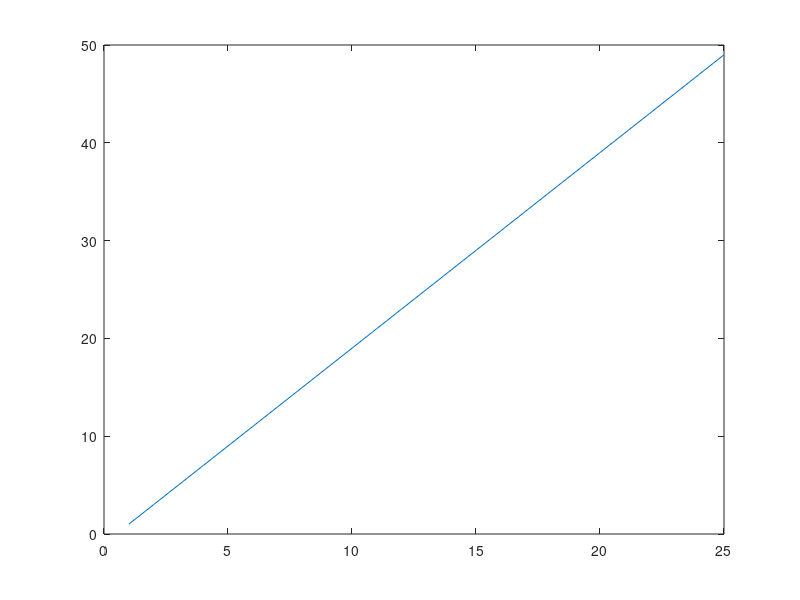

Recreate this plot in MATLAB. (Note: this script raises an error after producing the figure.)
%% A quick introduction to MATLAB for image analysis.

% If you are on a Red Hat machine, MATLAB can be launched by the command
% 'matlab' (without the quotes) at the command prompt. In Windows
% there should be a MATLAB icon in the start-menu or on the desktop.

% To get started: Type F1 and click 'Getting Started'.

%% A 'double comment' like this creates what MATLAB refers to as a block.

% Make a folder named 'INF4300' and set this as the 'current directory'
% using the UI or using the MATLAB-function 'cd'.

% When using the CD function and to use MATLAB more efficiently,
% the autocompletion is often handy. Activate it by hitting 'Tab'.

% Save a copy of this file in that folder, and open it in MATLAB.

% To run a part of the code, select the code and hit F9.

% To run the selected block (the block with the caret), hit 'Ctrl+Enter'.

% To run an entire file, you can:
%  - type the name of the file, e.g. 'intro', at the command prompt, or
%  - select the file and hit F9, or
%  - open the file and hit F5.

%% 1. Matrices

% The matrix | 1 0 0 |
%            | 0 1 0 |
%            | 0 0 1 |
% may be created like this:
someMatrix = [1 0 0 ; 0 1 0 ; 0 0 1]
% e.g. [row1 ; row2 ; ... ; rowM], where a row can be defined as
% [number1 number2 ... numberN] or [number1, number2, ..., numberN]

% MATLAB comes built-in with function for many common operations,
% for the case above we could have typed:
someMatrix = diag([1 1 1])

% If you wonder how a function/operator works, type 'help <function name>'
% or for (a sometimes more thorough) description in a separate window,
% type 'doc <function name>'

% MATLAB matrices are dynamic objects, meaning one need not know the exact
% size of a matrix in advance. Initially a simple matrix can be made, and
% and later rows or colums may be added or removed. If, however, the size
% is known in advance and the matrix is large, it is wise to preallocate
% memory for the matrix before you start using it. This may greatly improve
% performance.

% E.g. allocate memory for 100*100 matrix and fill it with 1's:
big_1 = ones(100); %<-- Terminating a line with ';' will suppress output.

% Or, allocate a 50*40*3 matrix and fill it with 0's:
big_0 = zeros([50 40 3]);

% A vector can be created using the '<from>:<step>:<to>' syntax:
steg1 = 1:2:50;

% The <step> is optional. If omitted the step defaults to 1:
steg2 = 1:50;

% The standard plotting function is PLOT, e.g.:
plot(steg1);
% An alternative is STEM. Look up how it works using 'help stem'.

% Extracting a value, or a series of values, from a matrix is easily
% achieved like this:
mat = [1 7 4 ; 3 4 5]
mat(2,1) % retrives the '3'. NOTE: The first index is 1 in MATLAB!

% MATLAB lays out a column at a time in memory, hence the value '7' can
% either be retrieved using linear index:
mat(3)
% or using (row,column)-index:
mat(1,2)

% A range of elements may be using the <from>:<to> syntax:
mat(1:2,1)     % First column
mat(1:end,1)   % The same, since n = 2
mat(:,1)       % The same, : is here 'all rows'

% We can use the same syntax to set a range of elements:
mat(1:2,1:2) = 0

% Note that a matrix can be stored in various formats, e.g. UINT8, INT8 or
% DOUBLE. They all have their conversion functions, see e.g. 'help uint8'.
% If your result looks fishy, and you have a hard time figuring out why,
% a type conversion (of lack of one) may be the reason!

%% 2. Matrix operations

mat1 = [2 3; 5 7];
mat2 = [4 5; 1 9];

% Elementwise addition and subtraction.
mat1 + mat2
mat1 - mat2

% Transpose.
mat1.'
% Complex conjugate transpose (same as transpose when the matrix is real).
mat1'

% Multiplication, division and power.
mat1 * mat2
mat1 / mat2
mat1^2

% Elementwise multiplication, division and power
% (add '.' in front of the operator).
mat1 .* mat2
mat1 ./ mat2
mat1 .^ mat2

%% 3. Control structures

% While and for loops.
% Can often be used instead of matrix operations, but tend to lead to a
% slightly inferior perfomance, especially in older versions of MATLAB.
%
% For some tips on how to write fast MATLAB-code:
% http://www.mathworks.com/matlabcentral/fileexchange/loadFile.do?objectId=5685
%
% The reason for introducing performance-tips already is because we will be
% storing images as matrices, and these tend to be large. If we also
% consider that the algorithms we use are computationally intensive,
% writing somewhat optimised code is often worth the extra effort.

% E.g. can this simple loop:
A = zeros(1,100);
for i = 100
    A(i) = 2;
end
% be replaced by a single and more efficient command:
A = ones(1,100) * 2;

% And why write:
for i = 1:100
    for j = 1:100
        stor_1(i,j) = i^2; % MATLAB warning: consider preallocating for speed
    end
end
% when you can do this:
big_1_temp = repmat((1:100)'.^2, 1,100);
% or alternatively:
big_1_temp2 = (1:100)'.^2 * ones(1,100);

% Note:
% If you are not used to 'doing everything with vectors', you'll likely
% want to use loops far more often than you need to. When you get the hang
% of it, typing vector-code is faster and often less error-prone than the
% loop-equivalents, but loops offer better flexibility.
 
% As always, add lots of COMMENTS, especially for complex one-liners!

% Logical structures: if-elseif-else. Which number is displayed?
if -1
    1
elseif -2
    2
else 
    3
end

% Logical structures: switch-case.
var = 't';
switch var
    case 't'
        1
    case 2
        2
end

%% 4. The FIND function - see 'help find'

% A very handy method, but may initially seem a bit tricky.

% Example: Find elements which are equal to 4.
M = [1 2 3 ; 4 4 5 ; 0 0 2]
M == 4                 % a logical map
I = find(M == 4)       % the linear indices
[II, J] = find(M == 4) % the (row,column)-indices
M(M == 4) = 3          % change them to 3
M(I) = 4               % and back to 4


%% 5. Images

% Open a couple of images.
img1 = imread('football.jpg');
img2 = imread('coins.png');

% Display the first image.
imshow(img1)

% Display the second image in a new figure.
figure, imshow(img2)

% Another function for displaying the images is:
figure, imagesc(img1), colorbar

% Histogram the image intensity values.
H = imhist(img2);
plot(H)

% Converting a colour image with 3 colour channels to a greyscale image
% (the Y in the YIQ colour model).
img1 = imread('football.jpg');
img3 = rgb2gray(img1);
figure, imshow(img3)

%% 6. Some basic filtering in the image domain.

% 2D correlation: FILTER2
% 2D convolution: CONV2
% With IMFILTER you can choose either 2D correlation (default) and 2D
% convolution, and it also has some boundary options.

% Filter IMG3 using a 5x5 mean filter.
h1 = ones(5,5) / 25;
img4 = imfilter(img3,h1); % symmetric filter => correlation = convolution
imshow(img3), title('Original image');
figure, imshow(img4), title('Filtered image')

% Find the gradient magnitude of IMG3.
h2x = [-1 -2 -1 ;  0  0  0 ;  1  2  1]
h2y = [-1  0  1 ; -2  0  2 ; -1  0  1]
resX = conv2(double(img3), h2x); % NOTE: DOUBLE type conversion
resY = conv2(double(img3), h2y);
resXY = sqrt(resX.^2 + resY.^2);

% Display the gradient magnitude, but not like this:
figure, imshow(resXY);
% because the assumed range of the DOUBLE type is [0,1],
% but e.g. one of these ways:
figure, imshow(resXY, []);
figure, imshow(resXY, [min(resXY(:)) max(resXY(:))]);
figure, imshow(resXY/max(resXY(:)));
figure, imshow(uint8(resXY/max(resXY(:)).*255));


%%%%%%%%%%%%%%%%
%% EXERCISE 1 %%
%%%%%%%%%%%%%%%%

% Above, we loaded the image 'football.jpg', converted it to a greyscale
% image and applied a 5x5 mean filter, by using the commands:
img1 = imread('football.jpg');
img3 = rgb2gray(img1);
%figure, imshow(img3)
h1 = ones(5,5) / 25;
img4 = imfilter(img3,h1);
%imshow(img3), title('Original image');
%figure, imshow(img4), title('Filtered image')

% The filtered image have a two pixel wide black frame.
% a) Use the indexing techniques described above to remove these.
figure(1)
title('Removing black boarders')
[M N w] = size(img4)
img5 = img4(3:M-2, 3:N-2);
subplot(221)
imshow(img5)
title('Index fixing')

% b) Use FILTER2 and CONV2 with the option 'valid' to remove these.
%    Hint 1: Type convert IMG3 to DOUBLE.
%    Hint 2: The image should be the second argument to FILTER2,
%            not the first as it is to CONV2 and IMFILTER.

cutfilter = zeros(5)
cutfilter(3, 3) = 1

img6 = double(img4);
img7 = filter2(cutfilter, img6, 'valid');
img8 = uint8(img7);
subplot(222)
imshow(img8)
title('filter2 fixing')
img9 = conv2(img6, cutfilter, 'valid')
img10 = uint8(img9)
subplot(223)
imshow(img10)
title('conv2 fixing')

% c) Use the boundary option of IMFILTER to get a same-sized image without
%    the black frame.

help imfilter
img11 = imfilter(img6, cutfilter, 'replicate')
img12 = uint8(img11)
subplot(224)
imshow(img12)

%%%%%%%%%%%%%%%%
%% EXERCISE 2 %%
%%%%%%%%%%%%%%%%

% Make a function that returns the same as IMHIST when the parameter is a
% 8-bits greyscal image.
%
% Although it is allowed to use loops, try to avoid using them where
% it is possible. One loop should suffice.
%
% Hint: How to create and use the function
% A function is stored in .m files with the same name as the function.
% 1. Create an m-file named 'histogram.m', e.g. using 'edit histogram.m'
figure(1)
subplot(221)

I = imread('football.jpg');
imhist(I(:,:,1)), title('imhist solution')
subplot(222)
histogram(I)
title('My simple histogram')

% 2. The first line should be 'function h = histogram(img)'
% 3. Write the code to produce a histogram of IMG below the function
%    declaration. The histogram should be stored in a variable named H.
% 4. Save the file.
% 5. From another m-file, or from the command line call HISTOGRAM(IMG)
%    where IMG is a greyscale image.

%%%%%%%%%%%%%%%%
%% EXERCISE 3 %%
%%%%%%%%%%%%%%%%

% Above, we loaded the image 'coins.png' using the command:
img2 = imread('coins.png');
%
% a)
% Use the operators >, <, >=, <= to threshold IMG2 using an arbitrary
% threshold.
figure(1)
img3 = (img2 > 85);
subplot(121)
imshow(img3);

% b)
% Image Processing Toolbox (IPT) in MATLAB have a function for computing
% the 'optimal' threshold based on Otsu's algorithm.
%  - Find this function using MATLAB's help system.
%  - Use it to with the 'optimal' threshold.
%  - Use the threshold and the function IM2BW to threshold IMG2.
thresh = multithresh(img2)
thresh = double(thresh)
img4 = im2bw(img2, thresh/255);
subplot(122)
imshow(img4)
% c)
% Compare the binary image resulting from part a with the one from part b
% by displaying the images. Do you notice any differences?
% Display also the difference between the images.

%%%%%%%%%%%%%%%%
%% EXERCISE 4 %%
%%%%%%%%%%%%%%%%

img1 = imread('rice.png');
img1 = double(img1);
v1 = min(img1(:));
v2 = max(img1(:));
dist = v2-v1;
img2 = img1-v1;
img2 = img2*(255/dist);
img2 = uint8(img2);
imhist(img2)
figure(1)
subplot(221)
imhist(uint8(img1));
subplot(222)
imhist(img2)
subplot(223)

img3 = (img2 < 150);
subplot(223)
imshow(img3)
% Normalize resXY such that max(resXY(:)) = 255 and min(resXY(:)) = 0.
% Threshold the result with T = 100.
%
% What would you do if you wanted to obtain an image containing
% only the seam, and the entire seam, of the the ball?
